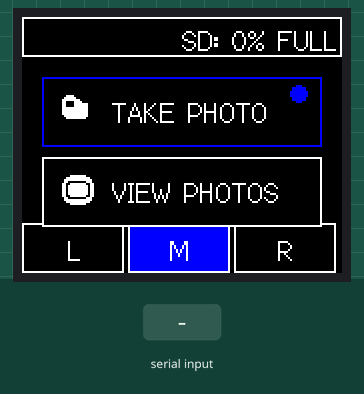
Recording of a sketch running on a simulated ESP32. Shown: 160×128 colour display. Inputs (shaded band) come from the test bench. Storage starts empty; what the sketch prints to the serial monitor is not drawn.

Above: at 2.4 s.
2.5 s: "s" received over Serial
At 2.54 s:
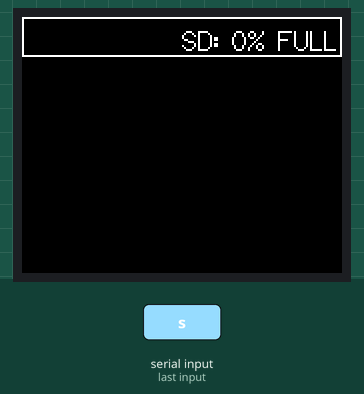
4.0 s: "w" received over Serial
At 4.6 s:
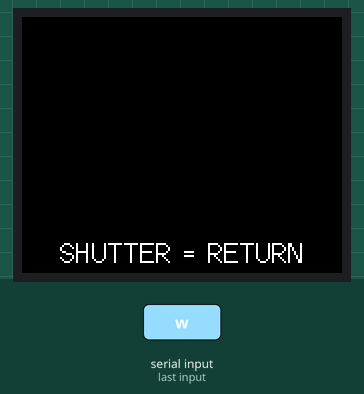
Timing chart, 0 to 7.0 s (numbered marks = the images above; inputs shaded):
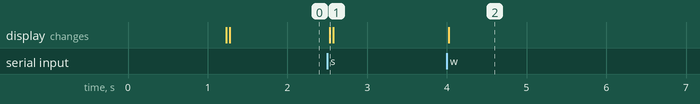

Measured:
- after the input at 2.5 s, the display: changes at once (image 1)
- after the input at 4.0 s, the display: changes at once (image 2)

The sketch:

LineScanCameraFirmware.ino
```cpp
/*
Line Scan Camera Firmware
Written by HNTech Software
*/

#include <TFT_eSPI.h>
#include <SPI.h>
#include <FS.h>
#include <SD.h>

// --- SD card on its own dedicated HSPI bus (separate from TFT's VSPI) ---
#define SD_CS    27
#define SD_SCK   14
#define SD_MISO  12
#define SD_MOSI  13

SPIClass hspi(HSPI);

// ICONS FOR UI
// 16x16 Camera Icon (Simple shape)
const uint16_t camera_icon_array[] PROGMEM = {
  0x0000, 0x0000, 0xFFFF, 0xFFFF, 0xFFFF, 0xFFFF, 0x0000, 0x0000, 0x0000, 0x0000, 0x0000, 0x0000, 0x0000, 0x0000, 0x0000, 0x0000,
  0x0000, 0xFFFF, 0xFFFF, 0xFFFF, 0xFFFF, 0xFFFF, 0xFFFF, 0x0000, 0x0000, 0x0000, 0x0000, 0x0000, 0x0000, 0x0000, 0x0000, 0x0000,
  0xFFFF, 0xFFFF, 0xFFFF, 0xFFFF, 0xFFFF, 0xFFFF, 0xFFFF, 0xFFFF, 0xFFFF, 0x0000, 0x0000, 0x0000, 0x0000, 0x0000, 0x0000, 0x0000,
  0xFFFF, 0xFFFF, 0x0000, 0x0000, 0x0000, 0x0000, 0xFFFF, 0xFFFF, 0xFFFF, 0xFFFF, 0x0000, 0x0000, 0x0000, 0x0000, 0x0000, 0x0000,
  0xFFFF, 0xFFFF, 0x0000, 0x0000, 0x0000, 0x0000, 0xFFFF, 0xFFFF, 0xFFFF, 0xFFFF, 0xFFFF, 0xFFFF, 0xFFFF, 0x0000, 0x0000, 0x0000,
  0xFFFF, 0xFFFF, 0x0000, 0x0000, 0x0000, 0x0000, 0xFFFF, 0xFFFF, 0xFFFF, 0xFFFF, 0xFFFF, 0xFFFF, 0xFFFF, 0x0000, 0x0000, 0x0000,
  0xFFFF, 0xFFFF, 0xFFFF, 0xFFFF, 0xFFFF, 0xFFFF, 0xFFFF, 0xFFFF, 0xFFFF, 0xFFFF, 0xFFFF, 0xFFFF, 0xFFFF, 0x0000, 0x0000, 0x0000,
  0xFFFF, 0xFFFF, 0xFFFF, 0xFFFF, 0xFFFF, 0xFFFF, 0xFFFF, 0xFFFF, 0xFFFF, 0xFFFF, 0xFFFF, 0xFFFF, 0xFFFF, 0x0000, 0x0000, 0x0000,
  0xFFFF, 0xFFFF, 0xFFFF, 0xFFFF, 0xFFFF, 0xFFFF, 0xFFFF, 0xFFFF, 0xFFFF, 0xFFFF, 0xFFFF, 0xFFFF, 0xFFFF, 0x0000, 0x0000, 0x0000,
  0xFFFF, 0xFFFF, 0xFFFF, 0xFFFF, 0xFFFF, 0xFFFF, 0xFFFF, 0xFFFF, 0xFFFF, 0xFFFF, 0xFFFF, 0xFFFF, 0xFFFF, 0x0000, 0x0000, 0x0000,
  0x0000, 0xFFFF, 0xFFFF, 0xFFFF, 0xFFFF, 0xFFFF, 0xFFFF, 0xFFFF, 0xFFFF, 0xFFFF, 0xFFFF, 0xFFFF, 0xFFFF, 0x0000, 0x0000, 0x0000,
  0x0000, 0x0000, 0xFFFF, 0xFFFF, 0xFFFF, 0xFFFF, 0xFFFF, 0xFFFF, 0xFFFF, 0xFFFF, 0xFFFF, 0xFFFF, 0x0000, 0x0000, 0x0000, 0x0000,
  0x0000, 0x0000, 0x0000, 0x0000, 0x0000, 0x0000, 0x0000, 0x0000, 0x0000, 0x0000, 0x0000, 0x0000, 0x0000, 0x0000, 0x0000, 0x0000,
  0x0000, 0x0000, 0x0000, 0x0000, 0x0000, 0x0000, 0x0000, 0x0000, 0x0000, 0x0000, 0x0000, 0x0000, 0x0000, 0x0000, 0x0000, 0x0000,
  0x0000, 0x0000, 0x0000, 0x0000, 0x0000, 0x0000, 0x0000, 0x0000, 0x0000, 0x0000, 0x0000, 0x0000, 0x0000, 0x0000, 0x0000, 0x0000,
  0x0000, 0x0000, 0x0000, 0x0000, 0x0000, 0x0000, 0x0000, 0x0000, 0x0000, 0x0000, 0x0000, 0x0000, 0x0000, 0x0000, 0x0000, 0x0000
};

// 16x16 "Eye" Icon for View Photos
const uint16_t view_icon_array[] PROGMEM = {
  0x0000, 0x0000, 0x0000, 0x0000, 0xFFFF, 0xFFFF, 0xFFFF, 0xFFFF, 0xFFFF, 0xFFFF, 0xFFFF, 0xFFFF, 0x0000, 0x0000, 0x0000, 0x0000,
  0x0000, 0x0000, 0xFFFF, 0xFFFF, 0xFFFF, 0xFFFF, 0xFFFF, 0xFFFF, 0xFFFF, 0xFFFF, 0xFFFF, 0xFFFF, 0xFFFF, 0xFFFF, 0x0000, 0x0000,
  0x0000, 0xFFFF, 0xFFFF, 0xFFFF, 0xFFFF, 0xFFFF, 0xFFFF, 0xFFFF, 0xFFFF, 0xFFFF, 0xFFFF, 0xFFFF, 0xFFFF, 0xFFFF, 0xFFFF, 0x0000,
  0x0000, 0xFFFF, 0xFFFF, 0x0000, 0x0000, 0x0000, 0x0000, 0x0000, 0x0000, 0x0000, 0x0000, 0x0000, 0xFFFF, 0xFFFF, 0xFFFF, 0x0000,
  0xFFFF, 0xFFFF, 0x0000, 0x0000, 0xFFFF, 0xFFFF, 0xFFFF, 0xFFFF, 0xFFFF, 0xFFFF, 0xFFFF, 0xFFFF, 0x0000, 0x0000, 0xFFFF, 0xFFFF,
  0xFFFF, 0xFFFF, 0x0000, 0xFFFF, 0xFFFF, 0xFFFF, 0xFFFF, 0xFFFF, 0xFFFF, 0xFFFF, 0xFFFF, 0xFFFF, 0xFFFF, 0x0000, 0xFFFF, 0xFFFF,
  0xFFFF, 0xFFFF, 0x0000, 0xFFFF, 0xFFFF, 0xFFFF, 0xFFFF, 0xFFFF, 0xFFFF, 0xFFFF, 0xFFFF, 0xFFFF, 0xFFFF, 0x0000, 0xFFFF, 0xFFFF,
  0xFFFF, 0xFFFF, 0x0000, 0xFFFF, 0xFFFF, 0xFFFF, 0xFFFF, 0xFFFF, 0xFFFF, 0xFFFF, 0xFFFF, 0xFFFF, 0xFFFF, 0x0000, 0xFFFF, 0xFFFF,
  0xFFFF, 0xFFFF, 0x0000, 0xFFFF, 0xFFFF, 0xFFFF, 0xFFFF, 0xFFFF, 0xFFFF, 0xFFFF, 0xFFFF, 0xFFFF, 0xFFFF, 0x0000, 0xFFFF, 0xFFFF,
  0xFFFF, 0xFFFF, 0x0000, 0xFFFF, 0xFFFF, 0xFFFF, 0xFFFF, 0xFFFF, 0xFFFF, 0xFFFF, 0xFFFF, 0xFFFF, 0xFFFF, 0x0000, 0xFFFF, 0xFFFF,
  0xFFFF, 0xFFFF, 0x0000, 0x0000, 0xFFFF, 0xFFFF, 0xFFFF, 0xFFFF, 0xFFFF, 0xFFFF, 0xFFFF, 0xFFFF, 0x0000, 0x0000, 0xFFFF, 0xFFFF,
  0x0000, 0xFFFF, 0xFFFF, 0x0000, 0x0000, 0x0000, 0x0000, 0x0000, 0x0000, 0x0000, 0x0000, 0x0000, 0xFFFF, 0xFFFF, 0xFFFF, 0x0000,
  0x0000, 0xFFFF, 0xFFFF, 0xFFFF, 0xFFFF, 0xFFFF, 0xFFFF, 0xFFFF, 0xFFFF, 0xFFFF, 0xFFFF, 0xFFFF, 0xFFFF, 0xFFFF, 0xFFFF, 0x0000,
  0x0000, 0x0000, 0xFFFF, 0xFFFF, 0xFFFF, 0xFFFF, 0xFFFF, 0xFFFF, 0xFFFF, 0xFFFF, 0xFFFF, 0xFFFF, 0xFFFF, 0xFFFF, 0x0000, 0x0000,
  0x0000, 0x0000, 0x0000, 0x0000, 0xFFFF, 0xFFFF, 0xFFFF, 0xFFFF, 0xFFFF, 0xFFFF, 0xFFFF, 0xFFFF, 0x0000, 0x0000, 0x0000, 0x0000,
  0x0000, 0x0000, 0x0000, 0x0000, 0x0000, 0x0000, 0x0000, 0x0000, 0x0000, 0x0000, 0x0000, 0x0000, 0x0000, 0x0000, 0x0000, 0x0000
};

// Initialize the library
TFT_eSPI tft = TFT_eSPI();

// --- Global Objects ---
TFT_eSprite header = TFT_eSprite(&tft);
TFT_eSprite footer = TFT_eSprite(&tft);
TFT_eSprite btnCam = TFT_eSprite(&tft);
TFT_eSprite btnView = TFT_eSprite(&tft);

// --- Test Mode ---
// Set to false once you've wired the real buttons.
#define SERIAL_TEST_MODE true

// --- Button Pins (used when SERIAL_TEST_MODE is false) ---
#define PIN_SELECT  0
#define PIN_SHUTTER 1
#define DEBOUNCE_MS 200

bool sdCardReady = false;
float sdPercentUsed = 0;
float sdUsedGB = 0;
float sdTotalGB = 0;

// Recursively sums the size of every file on the card.
uint64_t getUsedBytes(File dir) {
  uint64_t total = 0;
  File entry = dir.openNextFile();
  while (entry) {
    if (entry.isDirectory()) {
      total += getUsedBytes(entry);
    } else {
      total += entry.size();
    }
    entry.close();
    entry = dir.openNextFile();
  }
  return total;
}

// --- App State ---
enum AppState {
  STATE_MAIN_MENU,
  STATE_TAKE_PHOTO,
  STATE_VIEW_PHOTOS
};

AppState currentState = STATE_MAIN_MENU;
int menuSelection = 0; // 0 = Take Photo, 1 = View Photos

// --- Debounce tracking (physical buttons) ---
unsigned long lastSelectPress = 0;
unsigned long lastShutterPress = 0;
bool lastSelectReading = HIGH;
bool lastShutterReading = HIGH;

void setup() {
  Serial.begin(115200);
  delay(1000);
  tft.init();
  tft.setRotation(1); // Optional: Set landscape mode
  tft.fillScreen(TFT_BLACK);

  tft.setTextSize(1);
  tft.setTextColor(TFT_WHITE);

  #if !SERIAL_TEST_MODE
  pinMode(PIN_SELECT, INPUT_PULLUP);
  pinMode(PIN_SHUTTER, INPUT_PULLUP);
  #endif

  #if SERIAL_TEST_MODE
  Serial.println("=== SERIAL TEST MODE ===");
  Serial.println("Send 's' = SELECT button");
  Serial.println("Send 'w' or space = SHUTTER button");
  Serial.println("=========================");
  #endif
  updateSDCardStats(); // run once at boot to populate the SD stats

  drawMainMenu();
}

void loop() {
  bool selectPressed = false;
  bool shutterPressed = false;

  #if SERIAL_TEST_MODE
    checkSerialInput(selectPressed, shutterPressed);
  #else
    selectPressed = checkButtonPress(PIN_SELECT, lastSelectReading, lastSelectPress);
    shutterPressed = checkButtonPress(PIN_SHUTTER, lastShutterReading, lastShutterPress);
  #endif

  switch (currentState) {

    case STATE_MAIN_MENU:
      if (selectPressed) {
        menuSelection = 1 - menuSelection; // toggle between 0 and 1
        drawMainMenu();
        Serial.println(menuSelection == 0 ? ">> Selected: TAKE PHOTO" : ">> Selected: VIEW PHOTOS");
      }
      if (shutterPressed) {
        if (menuSelection == 0) {
          currentState = STATE_TAKE_PHOTO;
          drawTakePhotoScreen();
          Serial.println(">> Entered: TAKE PHOTO screen");
        } else {
          currentState = STATE_VIEW_PHOTOS;
          drawViewPhotosScreen();
          Serial.println(">> Entered: VIEW PHOTOS screen");
        }
      }
      break;

    case STATE_TAKE_PHOTO:
      if (shutterPressed) {
        Serial.println(">> Calling takephoto()...");
        takephoto(); // your function - runs to completion, then we return home
        Serial.println(">> takephoto() finished, returning to menu");
        currentState = STATE_MAIN_MENU;
        drawMainMenu();
      }
      break;

    case STATE_VIEW_PHOTOS:
      if (selectPressed) {
        // TODO: cycle through photos later
        Serial.println(">> (SELECT pressed - photo cycling not implemented yet)");
      }
      if (shutterPressed) {
        currentState = STATE_MAIN_MENU;
        drawMainMenu();
        Serial.println(">> Returned to main menu");
      }
      break;
  }
}

// --- Serial Input Helper (test mode) ---
void checkSerialInput(bool &selectPressed, bool &shutterPressed) {
  while (Serial.available() > 0) {
    char c = Serial.read();
    if (c == 's' || c == 'S') {
      selectPressed = true;
    } else if (c == 'w' || c == 'W' || c == ' ') {
      shutterPressed = true;
    }
  }
}

// --- Physical Button Helper ---
// Returns true once per physical press (falling edge), debounced.
bool checkButtonPress(int pin, bool &lastReading, unsigned long &lastPressTime) {
  bool reading = digitalRead(pin);
  bool pressed = false;

  if (reading == LOW && lastReading == HIGH && (millis() - lastPressTime) > DEBOUNCE_MS) {
    pressed = true;
    lastPressTime = millis();
  }

  lastReading = reading;
  return pressed;
}

// --- Screens ---

void drawMainMenu() {
  tft.fillScreen(TFT_BLACK);
  updateHeader(sdPercentUsed, sdUsedGB, sdTotalGB);
  updateFooter(1); // Highlights 'MIDDLE'
  drawMiddleButtons(menuSelection);
}

void drawTakePhotoScreen() {
  tft.fillScreen(TFT_BLACK);
  tft.setTextSize(1);
  tft.setTextColor(TFT_WHITE);
  tft.drawString("IR LEVEL: 12%", 10, 40, 2); // TODO: wire up real IR logic later

  tft.setTextSize(1);
  tft.drawCentreString("PRESS SHUTTER", 80, 110, 2);
}

void drawViewPhotosScreen() {
  tft.fillScreen(TFT_BLACK);
  tft.setTextSize(1);
  tft.setTextColor(TFT_WHITE);
  tft.drawCentreString("SHUTTER = RETURN", 80, 110, 2);
}

// --- Placeholder: implement this yourself ---
void takephoto() {
  // Your photo capture logic goes here.
  // loop() will wait here until this function returns,
  // then it automatically drops back to the main menu.
}

// --- Helper Functions ---

void updateHeader(float percent, float used, float total) {
  header.createSprite(160, 20);
  header.fillSprite(TFT_BLACK);

  // Progress bar background and fill
  header.drawRect(0, 0, 160, 20, TFT_WHITE);
  header.fillRect(1, 1, (int)(percent * 1.58), 18, TFT_BLUE);

  // Text
  header.setTextColor(TFT_WHITE);
  header.setTextSize(1);
  header.drawRightString("SD: " + String((int)percent) + "% FULL", 158, 4, 2);

  header.pushSprite(0, 0);
  header.deleteSprite();
}

void updateFooter(int activeIdx) {
  footer.createSprite(160, 25);
  footer.fillSprite(TFT_BLACK);
  footer.setTextColor(TFT_WHITE);

  int w = 53; // width per segment
  for (int i = 0; i < 3; i++) {
    uint16_t color = (i == activeIdx) ? TFT_BLUE : TFT_BLACK;
    footer.fillRect(i * w, 0, w - 2, 25, color);
    footer.drawRect(i * w, 0, w - 2, 25, TFT_WHITE);
  }

  footer.drawCentreString("L", 26, 6, 2);
  footer.drawCentreString("M", 79, 6, 2);
  footer.drawCentreString("R", 132, 6, 2);

  footer.pushSprite(0, 103);
  footer.deleteSprite();
}

void drawMiddleButtons(int selected) {
  // Take Photo Button
  btnCam.createSprite(140, 35);
  btnCam.fillSprite(TFT_BLACK);
  btnCam.drawRect(0, 0, 140, 35, (selected == 0) ? TFT_BLUE : TFT_WHITE);
  btnCam.pushImage(10, 9, 16, 16, camera_icon_array);
  btnCam.drawString("TAKE PHOTO", 35, 10, 2);
  if (selected == 0) {
    btnCam.fillCircle(128, 8, 4, TFT_BLUE); // selection dot
  }
  btnCam.pushSprite(10, 30);
  btnCam.deleteSprite();

  // View Photos Button
  btnView.createSprite(140, 35);
  btnView.fillSprite(TFT_BLACK);
  btnView.drawRect(0, 0, 140, 35, (selected == 1) ? TFT_BLUE : TFT_WHITE);
  btnView.pushImage(10, 9, 16, 16, view_icon_array);
  btnView.drawString("VIEW PHOTOS", 35, 10, 2);
  if (selected == 1) {
    btnView.fillCircle(128, 8, 4, TFT_BLUE); // selection dot
  }
  btnView.pushSprite(10, 70);
  btnView.deleteSprite();

}

// Call once at boot (and optionally after writing a new photo).
// NOTE: recursive file walk is SLOW on cards with lots of files.
// Do NOT call this every loop().
bool updateSDCardStats() {
  pinMode(SD_CS, OUTPUT);
  digitalWrite(SD_CS, HIGH);
  hspi.begin(SD_SCK, SD_MISO, SD_MOSI, SD_CS);

  if (!SD.begin(SD_CS, hspi, 1000000)) {
    Serial.println("SD init failed - check wiring/card");
    sdCardReady = false;
    return false;
  }

  uint8_t cardType = SD.cardType();
  if (cardType == CARD_NONE) {
    Serial.println("No SD card detected");
    sdCardReady = false;
    return false;
  }

  uint64_t totalBytes = SD.cardSize();

  File root = SD.open("/");
  uint64_t usedBytes = getUsedBytes(root);
  root.close();

  sdTotalGB = totalBytes / (1024.0 * 1024.0 * 1024.0);
  sdUsedGB = usedBytes / (1024.0 * 1024.0 * 1024.0);
  sdPercentUsed = (totalBytes > 0) ? ((float)usedBytes / (float)totalBytes) * 100.0 : 0;

  sdCardReady = true;

  Serial.print("SD Total: "); Serial.print(sdTotalGB, 2); Serial.println(" GB");
  Serial.print("SD Used: "); Serial.print(sdUsedGB, 2); Serial.println(" GB");
  Serial.print("SD Used %: "); Serial.println(sdPercentUsed, 1);

  return true;
}
```
